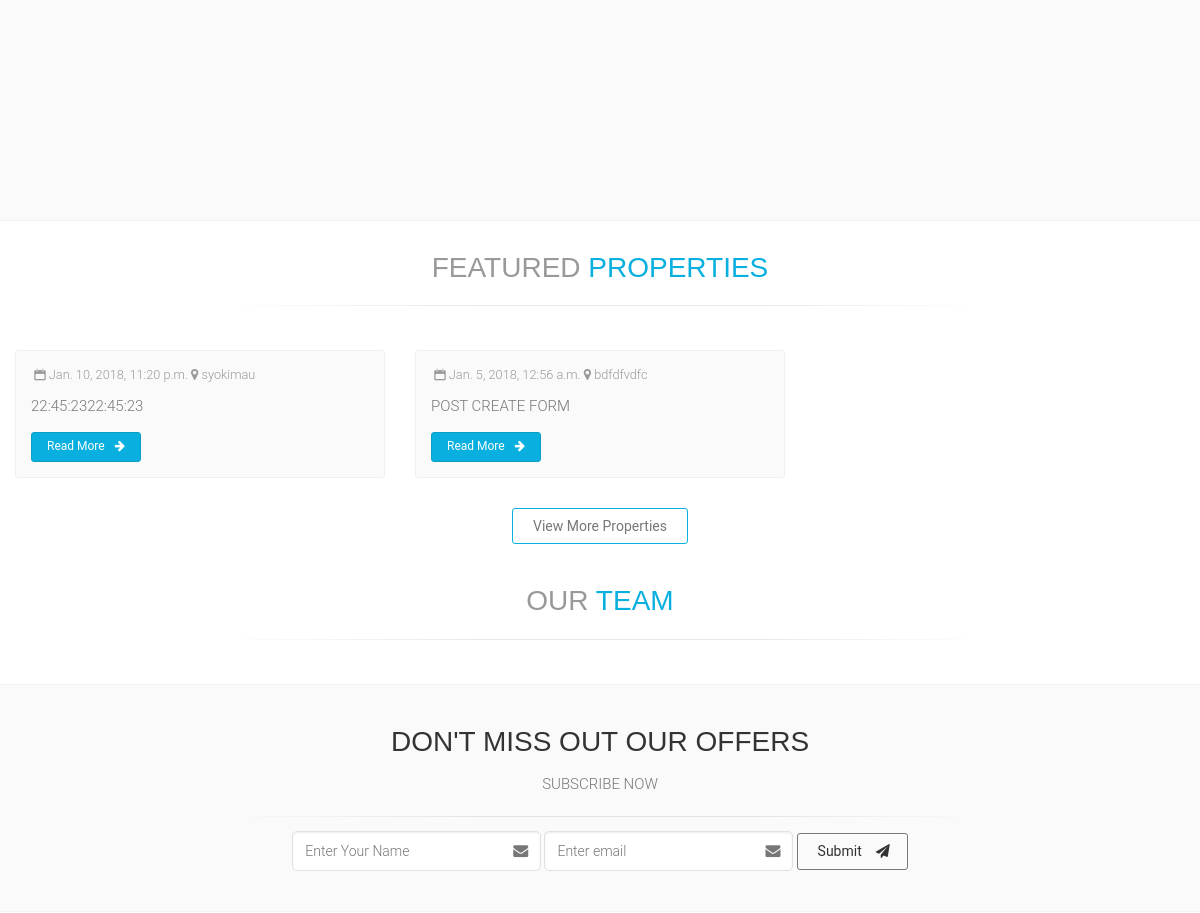
/ (middle part), run on an earlier commit of the app's database.
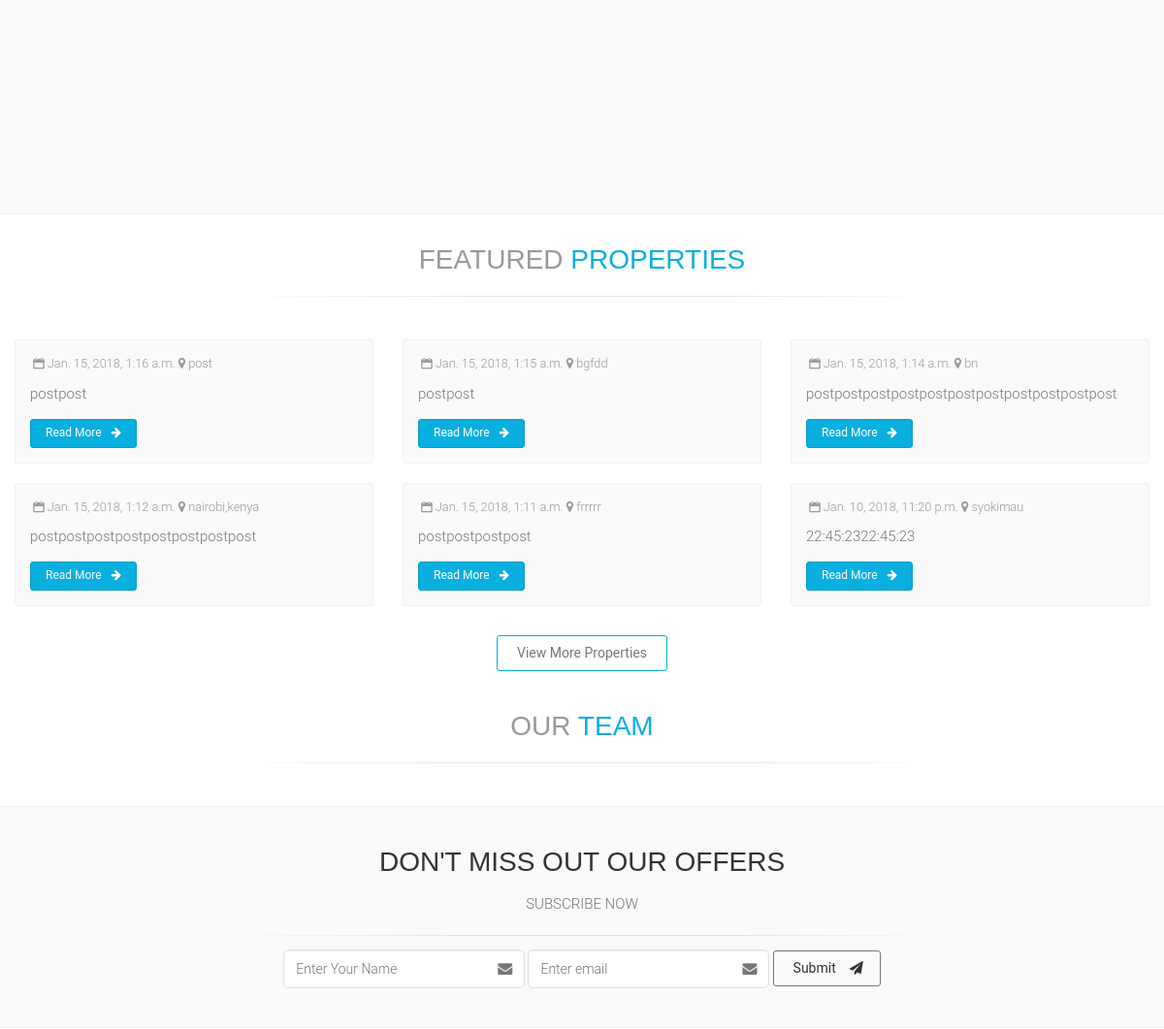
And on a later commit of the database.
### Main/models.py (models this page shows, shortened)
class Post(models.Model):
    owner =  models.ForeignKey(User, on_delete=models.CASCADE)
    title = models.CharField(max_length=200)
    slug      =      models.SlugField(unique=True,blank=True, null=True)
    image = models.ImageField(upload_to=upload_location)
    image_2 = models.ImageField(upload_to=upload_location)
    image_3 = models.ImageField(upload_to=upload_location,blank=True, null=True)
    description = models.TextField()
    size_of_land = models.CharField(max_length=150)
    location_details = models.CharField(max_length=300)
    price = models.CharField(max_length=150)
    features = models.TextField()
    updated = models.DateTimeField(auto_now=True, auto_now_add=False)
    timestamp = models.DateTimeField(auto_now=False, auto_now_add=True)
    def get_absolute_url(self):
        return reverse("Main:post_detail",kwargs={"slug":self.slug})
    class Meta:
        ordering = ["-timestamp", "-updated"]

### Main/views.py (the view)
# urls.py: url(r'^$',HomeView,name='home-view'),
def HomeView(request):
    qs = Post.objects.all()[:6] #limiting the queryset to only 6 posts
    agent_list = Team_Meamber.objects.all()[:4]#Filtering only four teammembers
    context = {
        "agents_list":agent_list,
        "post_list":qs,
        "title":"title is here"
    }
    template_name = 'Main/index.html'
    return render(request, template_name, context)

### Main/templates/Main/index.html (shortened to what this page needs)
{% extends "Main/base.html" %}
{% load staticfiles %}
{% block content %}
   {% include "Main/navigation.html" %}
  {% include "Main/body.html" %}
<section class="section pv-30">
<div class="container-fluid">
	<div class="row">
		<div class="col-md-8 col-md-offset-2 text-center">
			<h2 class="title"><span class="text-muted">FEATURED</span> <span class="text-default"> PROPERTIES</span></h2>
				<div class="separator"></div>
				</div>
				</div>
				</div>
</section>
<section>
<div class="container-fluid">
  <div class="row">
   {%  for post in post_list %}
    <div class="col-sm-4">
									<div class="image-box style-2 mb-20 bordered light-gray-bg">
										<div class="body">
											<p class="small mb-10 text-muted"><i class="icon-calendar"></i>{{  post.timestamp }} <i class="fa fa-map-marker"></i> {{  post.location_details }} </p>
											<p>   {{  post.description|truncatechars:50 }}</p>											<a href="{{ post.get_absolute_url }}" class="btn btn-default btn-sm btn-hvr hvr-sweep-to-right margin-clear">Read More<i class="fa fa-arrow-right pl-10"></i></a>
										</div>
									</div>
								</div>
				  {% endfor %}
  </div>
                         <div class="row">
		<div class="col-md-8 col-md-offset-2 text-center">
            <a href="{% url   'Main:all_properties' %}" class="btn btn-default-transparent btn-hvr hvr-shutter-in-vertital">View More Properties</a>
				</div>
				</div>
</div>
</section>
{% include "Teammembers/main_main.html" %}
     {% include "Main/testimony.html" %}
      {% include "Main/footer.html" %}
{% endblock content %}

What changed in the data, as far as the page shows it:
no longer on this page (row unchanged): Post: timestamp "Jan. 5, 2018, 12:56 a.m.", location_details "bdfdfvdfc", description "POST CREATE FORM"
added Post: timestamp "Jan. 15, 2018, 1:16 a.m.", location_details "post", description "postpost"
added Post: timestamp "Jan. 15, 2018, 1:15 a.m.", location_details "bgfdd", description "postpost"
added Post: timestamp "Jan. 15, 2018, 1:14 a.m.", location_details "bn", description "postpostpostpostpostpostpostpostpostpostpost"
added Post: timestamp "Jan. 15, 2018, 1:12 a.m.", location_details "nairobi,kenya", description "postpostpostpostpostpostpostpost"
added Post: timestamp "Jan. 15, 2018, 1:11 a.m.", location_details "frrrrr", description "postpostpostpost"
